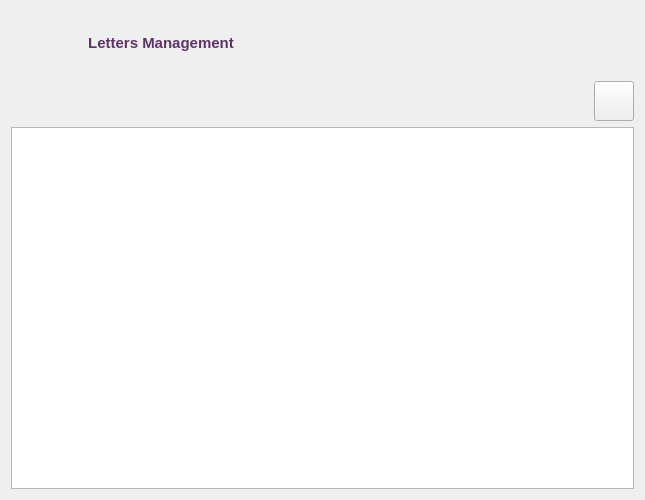
<?xml version="1.0" encoding="UTF-8"?>
<ui version="4.0">
 <class>LettersDialog</class>
 <widget class="QDialog" name="LettersDialog">
  <property name="geometry">
   <rect>
    <x>0</x>
    <y>0</y>
    <width>645</width>
    <height>500</height>
   </rect>
  </property>
  <property name="minimumSize">
   <size>
    <width>600</width>
    <height>500</height>
   </size>
  </property>
  <property name="font">
   <font>
    <family>Tahoma</family>
    <pointsize>11</pointsize>
   </font>
  </property>
  <property name="windowTitle">
   <string>Letters</string>
  </property>
  <property name="windowIcon">
   <iconset resource="../../../../image.qrc">
    <normaloff>:/Image/letters.png</normaloff>:/Image/letters.png</iconset>
  </property>
  <layout class="QVBoxLayout" name="verticalLayout">
   <item>
    <layout class="QHBoxLayout" name="horizontalLayout">
     <item>
      <widget class="QLabel" name="label">
       <property name="minimumSize">
        <size>
         <width>300</width>
         <height>30</height>
        </size>
       </property>
       <property name="maximumSize">
        <size>
         <width>300</width>
         <height>30</height>
        </size>
       </property>
       <property name="font">
        <font>
         <weight>75</weight>
         <bold>true</bold>
        </font>
       </property>
       <property name="styleSheet">
        <string notr="true">color: rgb(92, 53, 102);</string>
       </property>
       <property name="text">
        <string>Letters Management</string>
       </property>
       <property name="alignment">
        <set>Qt::AlignCenter</set>
       </property>
      </widget>
     </item>
     <item>
      <spacer name="horizontalSpacer">
       <property name="orientation">
        <enum>Qt::Horizontal</enum>
       </property>
       <property name="sizeHint" stdset="0">
        <size>
         <width>40</width>
         <height>20</height>
        </size>
       </property>
      </spacer>
     </item>
     <item>
      <widget class="QLabel" name="label_2">
       <property name="minimumSize">
        <size>
         <width>64</width>
         <height>64</height>
        </size>
       </property>
       <property name="maximumSize">
        <size>
         <width>64</width>
         <height>64</height>
        </size>
       </property>
       <property name="text">
        <string/>
       </property>
       <property name="pixmap">
        <pixmap resource="../../../../image.qrc">:/Image/letters.png</pixmap>
       </property>
       <property name="alignment">
        <set>Qt::AlignCenter</set>
       </property>
      </widget>
     </item>
    </layout>
   </item>
   <item>
    <layout class="QHBoxLayout" name="horizontalLayout_2">
     <item>
      <spacer name="horizontalSpacer_2">
       <property name="orientation">
        <enum>Qt::Horizontal</enum>
       </property>
       <property name="sizeHint" stdset="0">
        <size>
         <width>40</width>
         <height>20</height>
        </size>
       </property>
      </spacer>
     </item>
     <item>
      <widget class="QPushButton" name="addBtn">
       <property name="minimumSize">
        <size>
         <width>40</width>
         <height>40</height>
        </size>
       </property>
       <property name="maximumSize">
        <size>
         <width>40</width>
         <height>40</height>
        </size>
       </property>
       <property name="text">
        <string/>
       </property>
       <property name="icon">
        <iconset resource="../../../../image.qrc">
         <normaloff>:/Image/add.png</normaloff>:/Image/add.png</iconset>
       </property>
       <property name="autoDefault">
        <bool>false</bool>
       </property>
      </widget>
     </item>
    </layout>
   </item>
   <item>
    <widget class="QTableView" name="TV">
     <property name="font">
      <font>
       <family>Tahoma</family>
       <pointsize>11</pointsize>
      </font>
     </property>
     <property name="layoutDirection">
      <enum>Qt::RightToLeft</enum>
     </property>
     <property name="verticalScrollBarPolicy">
      <enum>Qt::ScrollBarAlwaysOff</enum>
     </property>
     <property name="sizeAdjustPolicy">
      <enum>QAbstractScrollArea::AdjustIgnored</enum>
     </property>
     <property name="autoScroll">
      <bool>true</bool>
     </property>
     <property name="autoScrollMargin">
      <number>10</number>
     </property>
     <property name="editTriggers">
      <set>QAbstractItemView::NoEditTriggers</set>
     </property>
     <property name="alternatingRowColors">
      <bool>true</bool>
     </property>
     <property name="selectionMode">
      <enum>QAbstractItemView::SingleSelection</enum>
     </property>
     <property name="selectionBehavior">
      <enum>QAbstractItemView::SelectRows</enum>
     </property>
     <attribute name="horizontalHeaderShowSortIndicator" stdset="0">
      <bool>true</bool>
     </attribute>
     <attribute name="verticalHeaderVisible">
      <bool>false</bool>
     </attribute>
     <attribute name="verticalHeaderShowSortIndicator" stdset="0">
      <bool>false</bool>
     </attribute>
    </widget>
   </item>
  </layout>
  <action name="actionView">
   <property name="icon">
    <iconset resource="../../../../image.qrc">
     <normaloff>:/Image/report.png</normaloff>:/Image/report.png</iconset>
   </property>
   <property name="text">
    <string>View</string>
   </property>
  </action>
  <action name="actionEdit">
   <property name="icon">
    <iconset resource="../../../../image.qrc">
     <normaloff>:/Image/edit.png</normaloff>:/Image/edit.png</iconset>
   </property>
   <property name="text">
    <string>Edit</string>
   </property>
  </action>
  <action name="actionRemove">
   <property name="icon">
    <iconset resource="../../../../image.qrc">
     <normaloff>:/Image/remove.png</normaloff>:/Image/remove.png</iconset>
   </property>
   <property name="text">
    <string>Remove</string>
   </property>
  </action>
 </widget>
 <resources>
  <include location="../../../../image.qrc"/>
 </resources>
 <connections/>
</ui>
